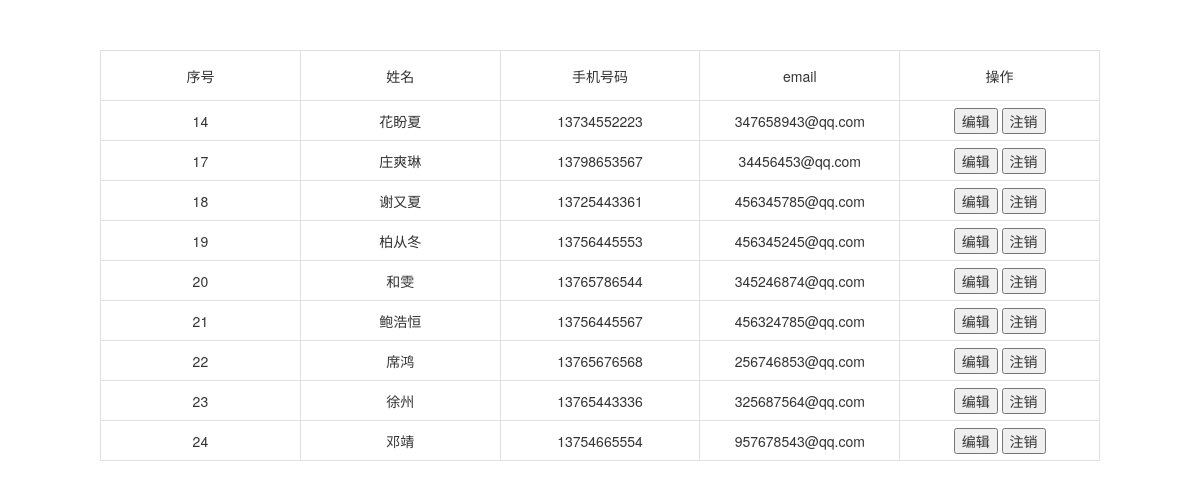
The page /code/managerList.php on the database its author committed.
### tables this page shows
CREATE TABLE `manager` (
  `id` int(10) unsigned NOT NULL AUTO_INCREMENT COMMENT '该id为manager_detail表中的id',
  `name` varchar(20) NOT NULL,
  `gender` varchar(8) NOT NULL,
  `password` varchar(150) NOT NULL,
  `IDCard` char(18) NOT NULL,
  `phone` char(11) NOT NULL,
  `email` varchar(50) NOT NULL,
  PRIMARY KEY (`id`)
);

### code/managerList.php (the view, shortened to what this page needs)
<?php
	include('module.php');
	include("conn.php");
	$result = $db->query( "select id,name,phone,email from manager;" );
    ?>
<!doctype html>
<html>
<head>
    <link href="../style/table.css" rel="stylesheet"/>
</head>
<body>
<table border="1" width="1000px" class="tab">
	<thead>
		<tr>
			<td width="20%">序号</td>
			<td width="20%">姓名</td>
			<td width="20%">手机号码</td>
			<td width="20%">email</td>
			<td width="200px">操作</td>
		</tr>
	</thead>
	<tbody>
	<?php foreach($result->fetchAll() as $row):?>
		<tr>
			<td><?php echo $row['id'];?></td>
			<td><?php echo $row['name'];?></td>
			<td><?php echo $row['phone'];?></td>
			<td><?php echo $row['email'];?></td>
			<td>
				<input type="button" value="编辑"  onclick="editManager(<?php echo $row['id'];?>)"/>
				<input type="button" value="注销" onclick="delManager(<?php echo $row['id']?>)"/>
			</td>
		</tr>
	<?php endforeach;?>
	</tbody>
</table>
</body>
</html>

### style/table.css (style rules this page uses)
table { margin:50px auto; collapse: none; text-align: center; border:none; }
table thead td { height:50px; border:1px solid #dfe0e1; text-align:center; }
table tbody td { height:40px; border:1px solid #dfe0e1; }

### rows shown on the page
manager: id "14", name "花盼夏", phone "13734552223", email "347658943@qq.com"
manager: id "17", name "庄爽琳", phone "13798653567", email "34456453@qq.com"
manager: id "18", name "谢又夏", phone "13725443361", email "456345785@qq.com"
manager: id "19", name "柏从冬", phone "13756445553", email "456345245@qq.com"
manager: id "20", name "和雯", phone "13765786544", email "345246874@qq.com"
manager: id "21", name "鲍浩恒", phone "13756445567", email "456324785@qq.com"
manager: id "22", name "席鸿", phone "13765676568", email "256746853@qq.com"
manager: id "23", name "徐州", phone "13765443336", email "325687564@qq.com"
manager: id "24", name "邓靖", phone "13754665554", email "957678543@qq.com"
